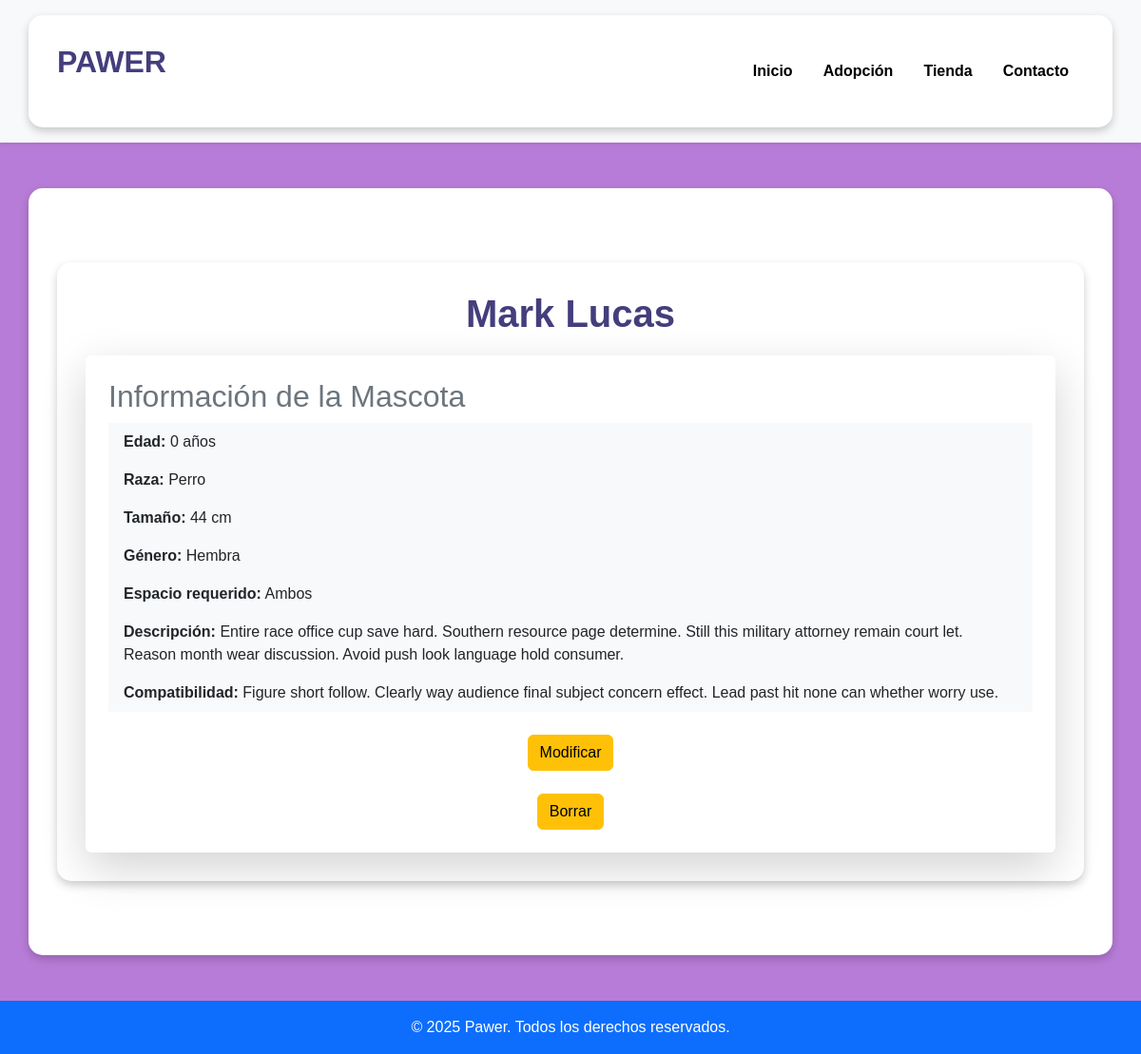
Screenshot of /PetsAdoption/pet/3/ with the database file from the repository.
### PetsAdoption/models.py (models this page shows, shortened)
class Pet(models.Model):
    name = models.CharField(max_length=100)
    species = models.CharField(max_length=50)
    age = models.IntegerField()
    size = models.CharField(max_length=20)
    gender = models.CharField(max_length=20)
    space_required = models.TextField()
    description = models.TextField()
    compatibility = models.TextField()
    pet_lever = models.ForeignKey(PetLever, on_delete=models.CASCADE, related_name='pets', null=True, blank=True)
    created_at = models.DateTimeField(auto_now_add=True)
    updated_at = models.DateTimeField(auto_now=True)

### PetsAdoption/views.py (the view)
# urls.py: path('pet/<int:pet_id>/', views.pet_detail, name='pet_detail'),
def pet_detail(request, pet_id):
    pet = get_object_or_404(Pet, id=pet_id)
    return render(request, 'detailPet.html', {'pet': pet})

### PetsAdoption/templates/detailPet.html
{% extends "base.html" %}
{% block content %}
<div class="container my-5">
    <h1 class="text-center text-primary fw-bold">{{ pet.name }}</h1>
    <div class="card shadow-lg p-4">
        <h2 class="text-secondary">Información de la Mascota</h2>
        <ul class="list-group list-group-flush">
            <li class="list-group-item"><strong>Edad:</strong> {{ pet.age }} años</li>
            <li class="list-group-item"><strong>Raza:</strong> {{ pet.species }}</li>
            <li class="list-group-item"><strong>Tamaño:</strong> {{ pet.size }} cm</li>
            <li class="list-group-item"><strong>Género:</strong> {{ pet.gender }}</li>
            <li class="list-group-item"><strong>Espacio requerido:</strong> {{ pet.space_required }}</li>
            <li class="list-group-item"><strong>Descripción:</strong> {{ pet.description }}</li>
            <li class="list-group-item"><strong>Compatibilidad:</strong> {{ pet.compatibility }}</li>
        </ul>
        <div class="text-center mt-4">
            <a href="{% url 'edit_pet' pet.id %}" class="btn btn-warning">Modificar</a>
        </div>
        <div class="text-center mt-4">
            <a href="{% url 'delete_pet' pet.id %}" class="btn btn-warning">Borrar</a>
        </div>
    </div>
</div>
{% endblock %}

### static/css/styles.css (style rules this page uses)
body { font-family: 'Poppins', sans-serif; background-color: #b77cd7; color: #443e7c; margin: 0; padding: 0; }
h1 { color: white; text-align: center; margin-bottom: 20px; }
.container { background-color: white; padding: 30px; border-radius: 15px; box-shadow: 0 4px 10px rgba(0, 0, 0, 0.2); }
h1.text-primary { color: #443e7c !important; }
.card { border: none; transition: transform 0.3s ease-in-out; }
.list-group-item { background-color: #f8f9fa; border: none; }

### rows the page displays
Pet: name "Mark Lucas", age "0", species "Perro", size "44", gender "Hembra", space_required "Ambos", description "Entire race office cup save hard. Southern resource page determine. Still this military attorney remain court let. Reason month wear discussion. Avoid push look language hold consumer.", compatibility "Figure short follow. Clearly way audience final subject concern effect. Lead past hit none can whether worry use."
